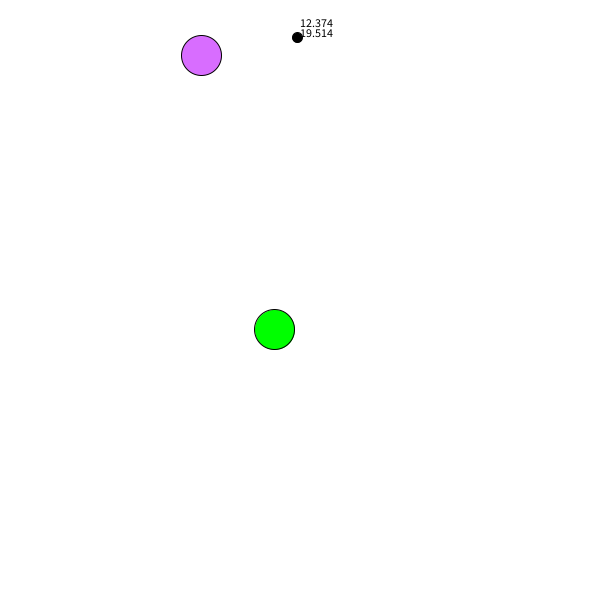
Frame 1 (no input)
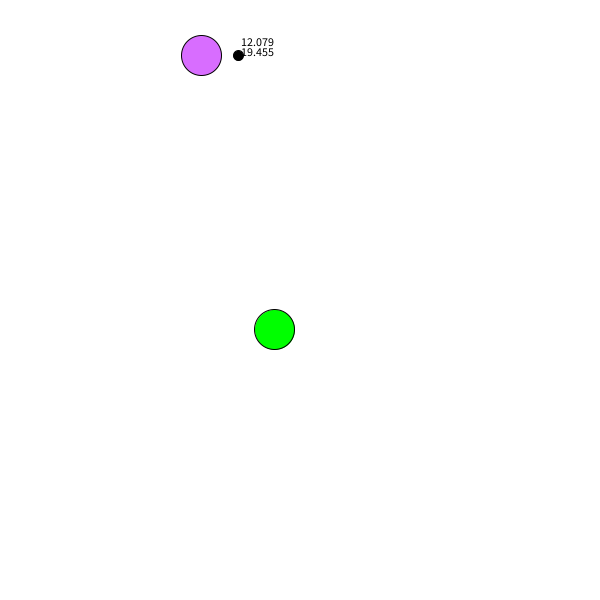
Frame 60 (the mouse pressed at the canvas centre just before this capture)
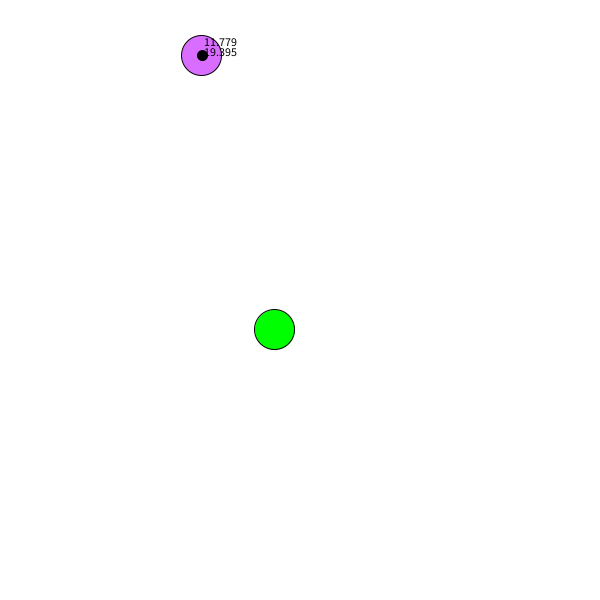
Frame 120 (the mouse held since frame 60 and released just before this capture)

The Processing sketch that drew these frames (run headless with seeded random() and noise(); from frame 60 on, the mouse is pressed at the canvas centre):

// Processing sketch: processing_182756
// ── processing_182756.pde

/* OpenProcessing Tweak of *@*http://www.openprocessing.org/sketch/182576*@* */
/* !do not delete the line above, required for linking your tweak if you upload again */
//Ant myAnt1;
Food myFood1;
Rest myRest1;

Ant[] bots;

void setup() {
size(600, 600);
 
 bots = new Ant[1];
  
  for (int i = 0; i<bots.length; i = i + 1) {
    
    float x = random(-40, width - 40);
    float y = random(-40, height - 40);
    float hunger = random(10,20);
    float t = random(10,20);
    
  
    bots[i] = new Ant(x,y,hunger,t);
  }
  
  
//myAnt1 = new Ant(color(0, 0, 255), width, height, 2, 5, 10);

myFood1 = new Food();
myRest1 = new Rest();

}

void draw() {
background(255);
fill(247,107,107);
//triangle(width/2, height/2, width/2-30, height/2+50, width/2+30, height/2+50);

// fill(107,247,141);
////////// REAL INTERACTION
myFood1.script();
myRest1.script();

 for (int i = 0; i<bots.length; i++) {
    bots[i].script();
      
      bots[i].locateFood(myFood1.getX(), myFood1.getY());
      bots[i].locateRest(myRest1.getX(), myRest1.getY());
    
// myAnt1.locateFood(myFood1.getX(), myFood1.getY());
// myAnt1.locateRest(myRest1.getX(), myRest1.getY());


}
// myAnt1.script();

}

class Ant { 

//color c;
float hunger;
float t; //tiredness

PVector location;
PVector speed;

PVector foodLocation;
PVector restLocation;
PVector target;

int state = 0;



Ant( float tempXpos, float tempYpos, float tempHunger, float tempT) { 
location = new PVector (random (0, tempXpos), random (0, tempYpos));
speed = new PVector (1, 1);
target = new PVector (50,50);
restLocation = new PVector (200,250); 
foodLocation = new PVector (30,40);
hunger = tempHunger;
t = tempT;


}

void setColor (color cC) {
color C = cC;
}

void life() {
  fill(0,0,0);
//text ("hunger", location.x - 10, location.y);
text(hunger, location.x, location.y);

hunger = hunger - 0.001;
//text ("tiredness", 20, 40);
text(t, location.x, location.y - 10);

t = t - 0.005;
}

void setTarget (float x, float y) {
target.x = x;
target.y = y;

}

int atTarget(){
if (abs(location.x - target.x) < 10 && abs(location.y - target.y) < 10) 
return 1;
else 
return 0;
}

void display() {
stroke(0);
//fill(c);
ellipse(location.x, location.y, 10, 10);
}

void changeState() {
//state 1 - find food
//state 2 - find rest 
//state 3 - at food
//state 4 - eat
//state 5 - rest
//
if (hunger < 3) state = 1;

if (state != 1 && t < 20) state = 2;

if (state == 1) {
setTarget (foodLocation.x, foodLocation.y);
}

println (restLocation.x);
if (state == 2) {setTarget (restLocation.x, restLocation.y);}
}

void locateFood (float x, float y) {
foodLocation = new PVector(x, y);
}

void locateRest (float x, float y) {
restLocation = new PVector(x, y);
}

void move() {
if (location.x > target.x) location.x = location.x - speed.x;
if (location.x < target.x) location.x = location.x + speed.x;
if (location.y > target.y) location.y = location.y - speed.y;
if (location.y < target.y) location.y = location.y + speed.y;
}

void script(){

life();
move();
display();
changeState();
}

}

class Food {

int size = 40;
PVector location;

Food () {
location = new PVector (random (0, width), random (0, height));
}

void display() {
fill(0,255,0);
ellipse( location.x, location.y, size, size);

fill (0,0,0);
// text (location.x, location.x, location.y);
//text (location.y, location.x, location.y+10);

} 

void script(){
display();
}

float getX () {
return location.x;
}

float getY () {
return location.y;
}

}

class Rest {
int size = 40;
PVector location;

Rest () {
location = new PVector (random (0, width), random (0, height));
}

void display() { 

fill (216,109,255);
ellipse(location.x, location.y, size, size);
fill (0,0,0);
//text (location.x, location.x, location.y);
// text (location.y, location.x, location.y+10);

} 

void script(){
display();
}

float getX () {
return location.x;
}

float getY () {
return location.y;
}

}
